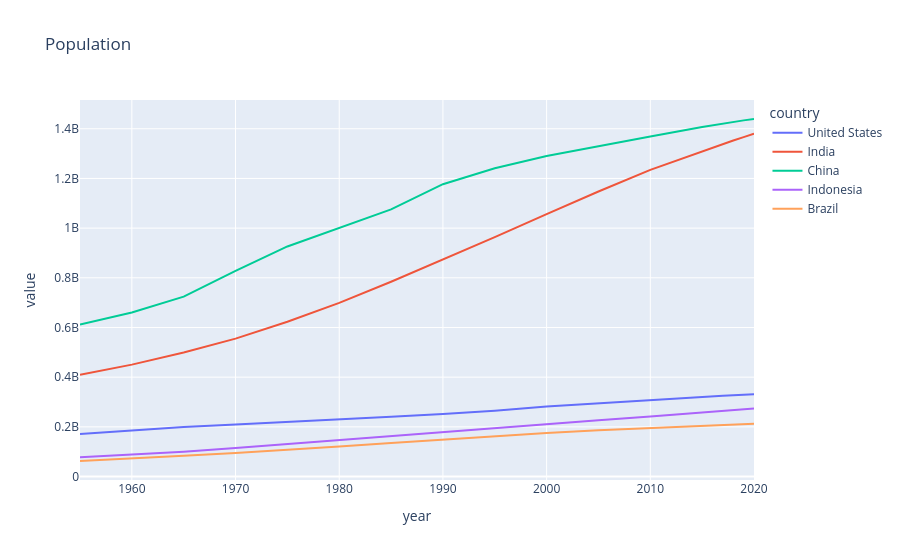

The code cell stored with this chart in its notebook:
### Code cell
px.line(data_frame=df_pivot,title="Population")

### Figure 1 — Plotly figure (JSON) as saved in the notebook; plotly's stock layout.template omitted (floating-point values rounded to 4 significant figures)
{"data": [{"hovertemplate": "country=United States<br>year=%{x}<br>value=%{y}<extra></extra>", "legendgroup": "United States", "line": {"color": "#636efa", "dash": "solid"}, "marker": {"symbol": "circle"}, "mode": "lines", "name": "United States", "orientation": "v", "showlegend": true, "type": "scatter", "x": [1955, 1960, 1965, 1970, 1975, 1980, 1985, 1990, 1995, 2000, 2005, 2010, 2015, 2016, 2017, 2018, 2019, 2020], "xaxis": "x", "y": [171685336, 186720571, 199733676, 209513341, 219081251, 229476354, 240499825, 252120309, 265163745, 281710909, 294993511, 309011475, 320878310, 323015995, 325084756, 327096265, 329064917, 331002651], "yaxis": "y"}, {"hovertemplate": "country=India<br>year=%{x}<br>value=%{y}<extra></extra>", "legendgroup": "India", "line": {"color": "#EF553B", "dash": "solid"}, "marker": {"symbol": "circle"}, "mode": "lines", "name": "India", "orientation": "v", "showlegend": true, "type": "scatter", "x": [1955, 1960, 1965, 1970, 1975, 1980, 1985, 1990, 1995, 2000, 2005, 2010, 2015, 2016, 2017, 2018, 2019, 2020], "xaxis": "x", "y": [409880595, 450547679, 499123324, 555189792, 623102897, 698952844, 784360008, 873277798, 963922588, 1056575549, 1147609927, 1234281170, 1310152403, 1324517249, 1338676785, 1352642280, 1366417754, 1380004385], "yaxis": "y"}, {"hovertemplate": "country=China<br>year=%{x}<br>value=%{y}<extra></extra>", "legendgroup": "China", "line": {"color": "#00cc96", "dash": "solid"}, "marker": {"symbol": "circle"}, "mode": "lines", "name": "China", "orientation": "v", "showlegend": true, "type": "scatter", "x": [1955, 1960, 1965, 1970, 1975, 1980, 1985, 1990, 1995, 2000, 2005, 2010, 2015, 2016, 2017, 2018, 2019, 2020], "xaxis": "x", "y": [612241554, 660408056, 724218968, 827601394, 926240885, 1000089235, 1075589361, 1176883674, 1240920535, 1290550765, 1330776380, 1368810615, 1406847870, 1414049351, 1421021791, 1427647786, 1433783686, 1439323776], "yaxis": "y"}, {"hovertemplate": "country=Indonesia<br>year=%{x}<br>value=%{y}<extra></extra>", "legendgroup": "Indonesia", "line": {"color": "#ab63fa", "dash": "solid"}, "marker": {"symbol": "circle"}, "mode": "lines", "name": "Indonesia", "orientation": "v", "showlegend": true, "type": "scatter", "x": [1955, 1960, 1965, 1970, 1975, 1980, 1985, 1990, 1995, 2000, 2005, 2010, 2015, 2016, 2017, 2018, 2019, 2020], "xaxis": "x", "y": [77273425, 87751068, 100267062, 114793178, 130680727, 147447836, 164982451, 181413402, 196934260, 211513823, 226289470, 241834215, 258383256, 261556381, 264650963, 267670543, 270625568, 273523615], "yaxis": "y"}, {"hovertemplate": "country=Brazil<br>year=%{x}<br>value=%{y}<extra></extra>", "legendgroup": "Brazil", "line": {"color": "#FFA15A", "dash": "solid"}, "marker": {"symbol": "circle"}, "mode": "lines", "name": "Brazil", "orientation": "v", "showlegend": true, "type": "scatter", "x": [1955, 1960, 1965, 1970, 1975, 1980, 1985, 1990, 1995, 2000, 2005, 2010, 2015, 2016, 2017, 2018, 2019, 2020], "xaxis": "x", "y": [62533919, 72179226, 83373530, 95113265, 107216205, 120694009, 135274080, 149003223, 162019896, 174790340, 186127103, 195713635, 204471769, 206163053, 207833823, 209469323, 211049527, 212559417], "yaxis": "y"}], "layout": {"legend": {"title": {"text": "country"}, "tracegroupgap": 0}, "title": {"text": "Population"}, "xaxis": {"anchor": "y", "domain": [0, 1], "title": {"text": "year"}}, "yaxis": {"anchor": "x", "domain": [0, 1], "title": {"text": "value"}}}}
